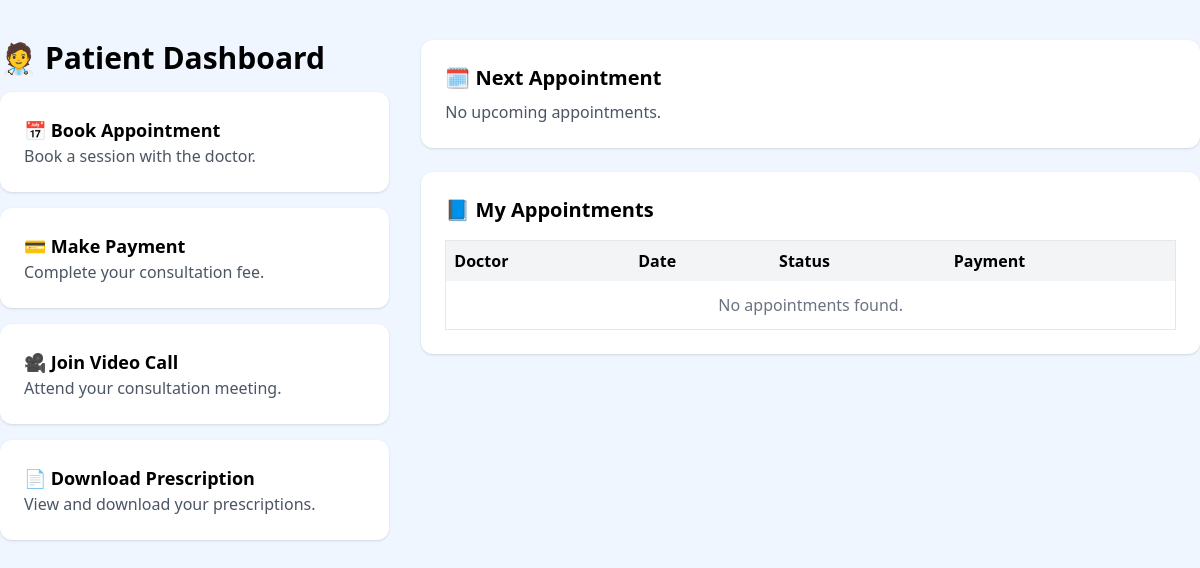
Page /dashboard/patient/ (signed in) on the earlier database version.
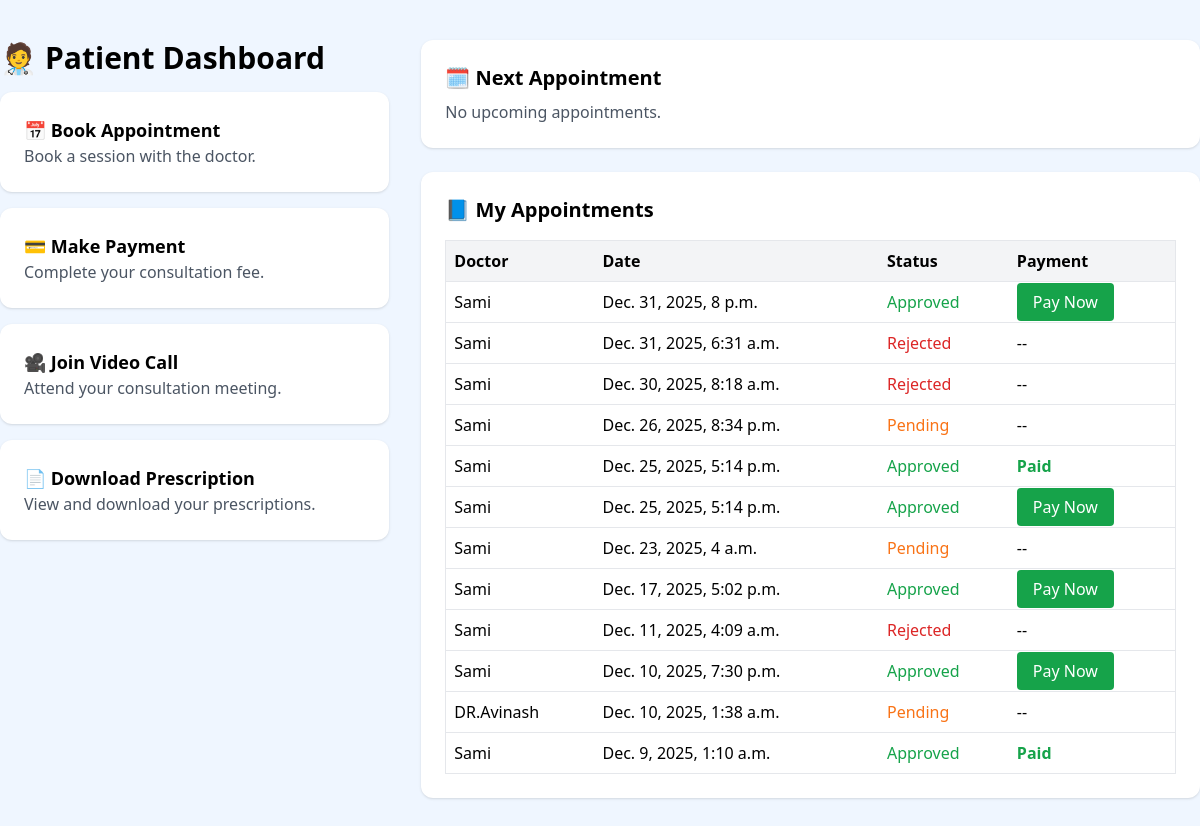
Same page on the later database version.
### appointments/models.py (models this page shows, shortened)
class Appointment(models.Model):
    STATUS_CHOICES = (
        ("pending", "Pending"),
        ("approved", "Approved"),
        ("rejected", "Rejected"),
    )
    PAYMENT_STATUS = (
        ("unpaid", "Unpaid"),
        ("paid", "Paid"),
    )
    patient = models.ForeignKey(
        User,
        on_delete=models.CASCADE,
        related_name="patient_appointments"
    )
    doctor = models.ForeignKey(
        User,
        on_delete=models.CASCADE,
        related_name="doctor_appointments"
    )
    date = models.DateTimeField()
    reason = models.TextField(blank=True)
    status = models.CharField(
        max_length=10,
        choices=STATUS_CHOICES,
        default="pending"
    )
    payment_status = models.CharField(
        max_length=20,
        choices=PAYMENT_STATUS,
        default="unpaid"
    )
    razorpay_order_id = models.CharField(max_length=200, null=True, blank=True)
    razorpay_payment_id = models.CharField(max_length=200, null=True, blank=True)
    razorpay_signature = models.CharField(max_length=200, null=True, blank=True)
    created_at = models.DateTimeField(auto_now_add=True)

### accounts/models.py (models this page shows, shortened)
class User(AbstractUser):
    ROLE_CHOICES = (
        ('patient', 'Patient'),
        ('doctor', 'Doctor'),
    )
    role = models.CharField(max_length=20, choices=ROLE_CHOICES, default='patient')

### dashboard/views.py (the view)
# urls.py: path("patient/", views.patient_dashboard, name="patient_dashboard"),
@login_required
def patient_dashboard(request):
    patient = request.user
    appointments = Appointment.objects.filter(patient=patient).order_by('-date')
    return render(request, "dashboard/patient_dashboard.html", {
        "appointments": appointments
    })

### dashboard/templates/dashboard/Patient_Dashboard.html (shortened to what this page needs)
<!DOCTYPE html>
<html lang="en">
<head>
    <script src="https://cdn.tailwindcss.com"></script>
</head>
<body class="bg-blue-50">
    <div class="flex max-w-7xl mx-auto py-10 gap-8">
        <div class="w-1/3 space-y-4">
            <h1 class="text-3xl font-bold mb-4 flex items-center gap-2">
                <span>🧑‍⚕️</span> Patient Dashboard
            </h1>
            <a href="{% url 'book_appointment' %}"
               class="block p-6 bg-white shadow rounded-xl hover:bg-blue-100">
                <h2 class="text-lg font-bold">📅 Book Appointment</h2>
                <p class="text-gray-600">Book a session with the doctor.</p>
            </a>
            <a href="#"
               class="block p-6 bg-white shadow rounded-xl hover:bg-green-100">
                <h2 class="text-lg font-bold">💳 Make Payment</h2>
                <p class="text-gray-600">Complete your consultation fee.</p>
            </a>
            <a href="#"
               class="block p-6 bg-white shadow rounded-xl hover:bg-purple-100">
                <h2 class="text-lg font-bold">🎥 Join Video Call</h2>
                <p class="text-gray-600">Attend your consultation meeting.</p>
            </a>
            <a href="#"
               class="block p-6 bg-white shadow rounded-xl hover:bg-orange-100">
                <h2 class="text-lg font-bold">📄 Download Prescription</h2>
                <p class="text-gray-600">View and download your prescriptions.</p>
            </a>
        </div>
        <div class="w-2/3">
            <div class="p-6 bg-white shadow rounded-xl mb-6">
                <h2 class="text-xl font-bold mb-2">🗓️ Next Appointment</h2>
                {% if next_appt %}
                    <p><strong>Date:</strong> {{ next_appt.date }}</p>
                    <p><strong>Status:</strong>
                        {% if next_appt.status == "pending" %}
                            <span class="text-orange-500">Pending</span>
                        {% elif next_appt.status == "approved" %}
                            <span class="text-green-600">Approved</span>
                        {% else %}
                            <span class="text-red-600">Rejected</span>
                        {% endif %}
                    </p>
                {% else %}
                    <p class="text-gray-600">No upcoming appointments.</p>
                {% endif %}
            </div>
            <div class="bg-white shadow rounded-xl p-6">
                <h2 class="text-xl font-bold mb-4">📘 My Appointments</h2>
                <table class="w-full border">
                    <tr class="bg-gray-100">
                        <th class="p-2 text-left">Doctor</th>
                        <th class="p-2 text-left">Date</th>
                        <th class="p-2 text-left">Status</th>
                        <th class="p-2 text-left">Payment</th>
                    </tr>
                    {% for appt in appointments %}
                    <tr class="border-t">
                        <td class="p-2">{{ appt.doctor.username }}</td>
                        <td class="p-2">{{ appt.date }}</td>
                        <td class="p-2">
                            {% if appt.status == "pending" %}
                                <span class="text-orange-500">Pending</span>
                            {% elif appt.status == "approved" %}
                                <span class="text-green-600">Approved</span>
                            {% else %}
                                <span class="text-red-600">Rejected</span>
                            {% endif %}
                        </td>
                        <td class="p-2">
                           {% if appt.status == "approved" and appt.payment_status == "unpaid" %}
                                <a href="{% url 'pay_appointment' appt.id %}" class="bg-green-600 text-white px-4 py-2 rounded">
                                         Pay Now
                                 </a>
                            {% elif appt.payment_status == "paid" %}
                                <span class="text-green-600 font-bold">Paid</span>
                            {% else %}
    --
                                {% endif %}
                        </td>
                    </tr>
                    {% empty %}
                    <tr>
                        <td colspan="4" class="p-3 text-center text-gray-500">
                            No appointments found.
                        </td>
                    </tr>
                    {% endfor %}
                </table>
            </div>
        </div>
    </div>
</body>
</html>

Differences in the rows shown:
added Appointment: doctor.username "Sami", date "Dec. 31, 2025, 8 p.m.", status "Approved"
added Appointment: doctor.username "Sami", date "Dec. 31, 2025, 6:31 a.m.", status "Rejected"
added Appointment: doctor.username "Sami", date "Dec. 30, 2025, 8:18 a.m.", status "Rejected"
added Appointment: doctor.username "Sami", date "Dec. 26, 2025, 8:34 p.m.", status "Pending"
added Appointment: doctor.username "Sami", date "Dec. 25, 2025, 5:14 p.m.", status "Approved"
added Appointment: doctor.username "Sami", date "Dec. 25, 2025, 5:14 p.m.", status "Approved"
added Appointment: doctor.username "Sami", date "Dec. 23, 2025, 4 a.m.", status "Pending"
added Appointment: doctor.username "Sami", date "Dec. 17, 2025, 5:02 p.m.", status "Approved"
added Appointment: doctor.username "Sami", date "Dec. 11, 2025, 4:09 a.m.", status "Rejected"
added Appointment: doctor.username "Sami", date "Dec. 10, 2025, 7:30 p.m.", status "Approved"
added Appointment: doctor.username "DR.Avinash", date "Dec. 10, 2025, 1:38 a.m.", status "Pending"
added Appointment: doctor.username "Sami", date "Dec. 9, 2025, 1:10 a.m.", status "Approved"
Other differences:
text no longer shown: "No appointments found."
